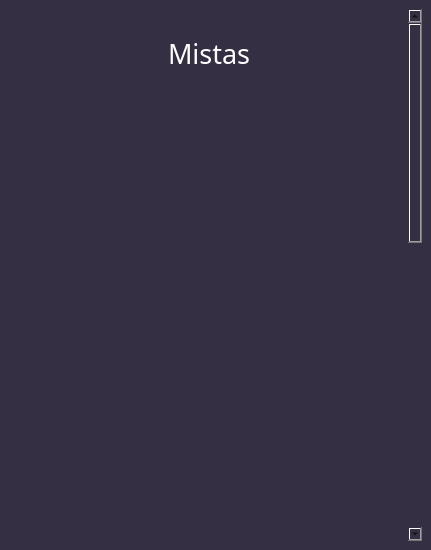
<?xml version="1.0" encoding="UTF-8"?>
<ui version="4.0">
 <class>MainWindow</class>
 <widget class="QMainWindow" name="MainWindow">
  <property name="geometry">
   <rect>
    <x>0</x>
    <y>0</y>
    <width>431</width>
    <height>550</height>
   </rect>
  </property>
  <property name="maximumSize">
   <size>
    <width>431</width>
    <height>550</height>
   </size>
  </property>
  <property name="windowTitle">
   <string>Creator</string>
  </property>
  <property name="windowIcon">
   <iconset>
    <normaloff>../imgs/icon_creator.png</normaloff>../imgs/icon_creator.png</iconset>
  </property>
  <property name="styleSheet">
   <string notr="true">background-color: #352F44;</string>
  </property>
  <widget class="QWidget" name="centralwidget">
   <layout class="QVBoxLayout" name="verticalLayout">
    <item>
     <widget class="QScrollArea" name="scrollArea">
      <property name="frameShape">
       <enum>QFrame::NoFrame</enum>
      </property>
      <property name="widgetResizable">
       <bool>true</bool>
      </property>
      <widget class="QWidget" name="scrollAreaWidgetContents">
       <property name="geometry">
        <rect>
         <x>0</x>
         <y>0</y>
         <width>397</width>
         <height>1218</height>
        </rect>
       </property>
       <layout class="QVBoxLayout" name="verticalLayout_2">
        <item>
         <widget class="QFrame" name="frame">
          <property name="minimumSize">
           <size>
            <width>0</width>
            <height>1200</height>
           </size>
          </property>
          <property name="frameShape">
           <enum>QFrame::NoFrame</enum>
          </property>
          <property name="frameShadow">
           <enum>QFrame::Raised</enum>
          </property>
          <widget class="QLabel" name="label">
           <property name="geometry">
            <rect>
             <x>150</x>
             <y>20</y>
             <width>91</width>
             <height>31</height>
            </rect>
           </property>
           <property name="font">
            <font>
             <family>Poppins Medium</family>
             <pointsize>20</pointsize>
            </font>
           </property>
           <property name="styleSheet">
            <string notr="true">color: rgb(255, 255, 255);</string>
           </property>
           <property name="text">
            <string>Mistas</string>
           </property>
          </widget>
          <widget class="QPushButton" name="voltar_btn">
           <property name="enabled">
            <bool>true</bool>
           </property>
           <property name="geometry">
            <rect>
             <x>0</x>
             <y>10</y>
             <width>41</width>
             <height>23</height>
            </rect>
           </property>
           <property name="cursor">
            <cursorShape>PointingHandCursor</cursorShape>
           </property>
           <property name="styleSheet">
            <string notr="true"/>
           </property>
           <property name="text">
            <string/>
           </property>
           <property name="icon">
            <iconset>
             <normaloff>../imgs/seta-esquerda.png</normaloff>../imgs/seta-esquerda.png</iconset>
           </property>
           <property name="iconSize">
            <size>
             <width>30</width>
             <height>30</height>
            </size>
           </property>
           <property name="autoDefault">
            <bool>false</bool>
           </property>
           <property name="default">
            <bool>false</bool>
           </property>
           <property name="flat">
            <bool>true</bool>
           </property>
          </widget>
         </widget>
        </item>
       </layout>
      </widget>
     </widget>
    </item>
   </layout>
  </widget>
 </widget>
 <resources/>
 <connections/>
</ui>
